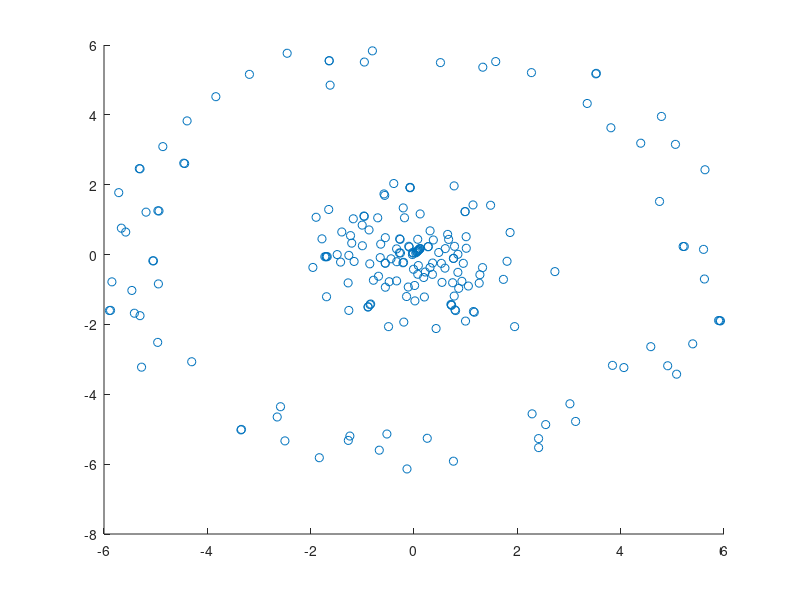

Recreate this plot in MATLAB. (Note: this script raises an error after producing the figure.)
% 构造雷达散点的极坐标参数
%rho = [1, 2, 3, 4, 5, 6, 7, 8, 9]; % 雷达散点的极径
%theta = [pi/4, pi/4, pi/4, pi/4, pi/4, pi/4, pi/4, pi/4, pi/4]; % 雷达散点的极角

rho = [1.72,  2.38,  3.79,  3.49,  5.36,  5.66,  7.07,  7.76,  8.75,  9.79,  11.26, 11.72, 12.05, 13.41, 14.79, 15.23, 16.42, 17.20, 18.18, 18.64, 20.12, 20.68, 21.44, 22.48, 24.09, 24.88, 25.42, 26.44, 27.73, 27.65, 29.31, 30.25, 31.19, 32.13, 32.52, 33.59, 34.94, 34.80, 36.02, 37.80, 38.33, 39.12, 40.68, 40.90, 42.19, 42.84, 44.14, 44.39, 45.76, 46.91, 47.30, 48.70, 49.87, 50.71, 51.33, 52.31, 53.05, 53.62, 55.17, 56.52, 56.72, 58.88, 59.06, 61.25, 61.64, 62.26, 63.00, 64.19, 64.82, 67.01, 67.37, 68.87, 69.32, 70.51, 71.55, 72.27, 72.48, 74.34, 75.08, 76.00, 76.98, 77.46, 78.95, 79.35, 80.21, 81.38, 82.35, 83.48, 84.16, 85.17, 86.15, 86.57, 88.24, 89.32, 90.26, 90.57, 91.39, 92.43, 93.04, 94.26, 95.56, 97.31, 96.28, 97.63, 98.94, 99.56, 100.09, 101.41, 102.81, 103.76, 104.47, 104.90, 102.36, 105.27, 107.17, 109.98, 109.74, 110.33, 111.33, 112.53, 114.10, 114.30, 115.84, 116.69, 117.30, 118.69, 119.14, 120.07, 121.13, 121.54, 123.16, 123.77, 124.62, 158.72, 162.52, 285.46, 285.89, 287.50, 289.10, 290.17, 289.79, 292.25, 293.04, 291.69, 292.94, 294.91, 296.08, 295.87, 297.53, 298.74, 300.05, 299.68, 301.58, 302.77, 301.69, 302.95, 306.06, 306.57, 305.20, 310.81, 313.42, 313.59, 314.80, 316.25, 316.70, 318.36, 318.65, 319.93, 320.57, 321.21, 321.81, 323.18, 324.56, 324.66, 325.65, 327.40, 327.17, 329.30, 330.08, 331.40, 331.95, 331.73, 333.77, 335.28, 334.78, 335.68, 337.35, 337.98, 337.48, 339.65, 341.66, 342.03, 341.74, 342.83, 344.77, 345.73, 345.50, 347.41, 349.39, 348.74, 350.00, 351.40, 351.14, 351.74, 354.11, 354.66, 355.88, 355.92, 356.84, 358.93, 358.51, 359.54];
theta = [399, 291, 291, 290, 290, 290, 290, 290, 290, 290, 290, 290, 290, 291, 291, 292, 292, 293, 293, 294, 296, 296, 298, 299, 300, 301, 303, 305, 307, 308, 310, 310, 313, 315, 319, 320, 324, 324, 327, 330, 332, 338, 342, 345, 348, 353, 358, 358, 365, 371, 375, 377, 384, 388, 393, 400, 406, 413, 420, 427, 433, 440, 449, 429, 450, 444, 439, 436, 101, 102, 418, 414, 413, 407, 405, 399, 398, 395, 392, 388, 386, 385, 383, 370, 364, 376, 374, 373, 373, 355, 345, 343, 342, 348, 447, 447, 445, 445, 445, 444, 444, 443, 443, 443, 443, 444, 444, 445, 445, 446, 447, 448, 448, 449, 452, 454, 454, 454, 457, 459, 462, 464, 464, 469, 472, 473, 475, 480, 485, 482, 489, 495, 499, 270, 106, 414, 415, 418, 443, 444, 443, 445, 448, 449, 449, 455, 455, 457, 458, 465, 465, 464, 472, 475, 476, 477, 482, 488, 493, 497, 482, 491, 489, 479, 460, 462, 456, 437, 429, 421, 424, 413, 402, 393, 397, 380, 376, 372, 367, 360, 357, 360, 348, 345, 342, 342, 341, 330, 331, 329, 321, 320, 319, 317, 312, 312, 313, 310, 306, 305, 305, 302, 301, 300, 299, 295, 296, 295, 295,  291, 290, 290];
rho = deg2rad(rho);
% 将极坐标转换为直角坐标
% 转换为笛卡尔坐标系
x = rho .* cos(theta);
y = rho .* sin(theta);

% 绘制散点图
scatter(x, y);
hold on;

% 使用RANSAC算法检测直线
maxDistance = 0.1; % 最大拟合误差
model = fitlineRANSAC([x', y'], maxDistance);

% 绘制检测到的直线
xlim([-10, 10]);
ylim([-10, 10]);
plot([-10, 10], model([-10, 10]), 'r', 'LineWidth', 2);

% RANSAC算法拟合直线函数
function lineModel = fitlineRANSAC(data, maxDistance)
    numPoints = size(data, 1);
    bestInlierCount = 0;
    lineModel = [];
    
    for i = 1:1000 % 迭代次数
        % 随机选择两个点作为直线模型的参数
        sampleIndices = randperm(numPoints, 2);
        samplePoints = data(sampleIndices, :);
        
        % 拟合直线
        line = polyfit(samplePoints(:, 1), samplePoints(:, 2), 1);
        
        % 计算所有点到直线的距离
        distances = abs(polyval(line, data(:, 1)) - data(:, 2));
        
        % 统计符合阈值条件的内点数量
        inlierIndices = find(distances < maxDistance);
        inlierCount = length(inlierIndices);
        
        % 更新最优模型参数
        if inlierCount > bestInlierCount
            bestInlierCount = inlierCount;
            lineModel = line;
        end
    end
end

